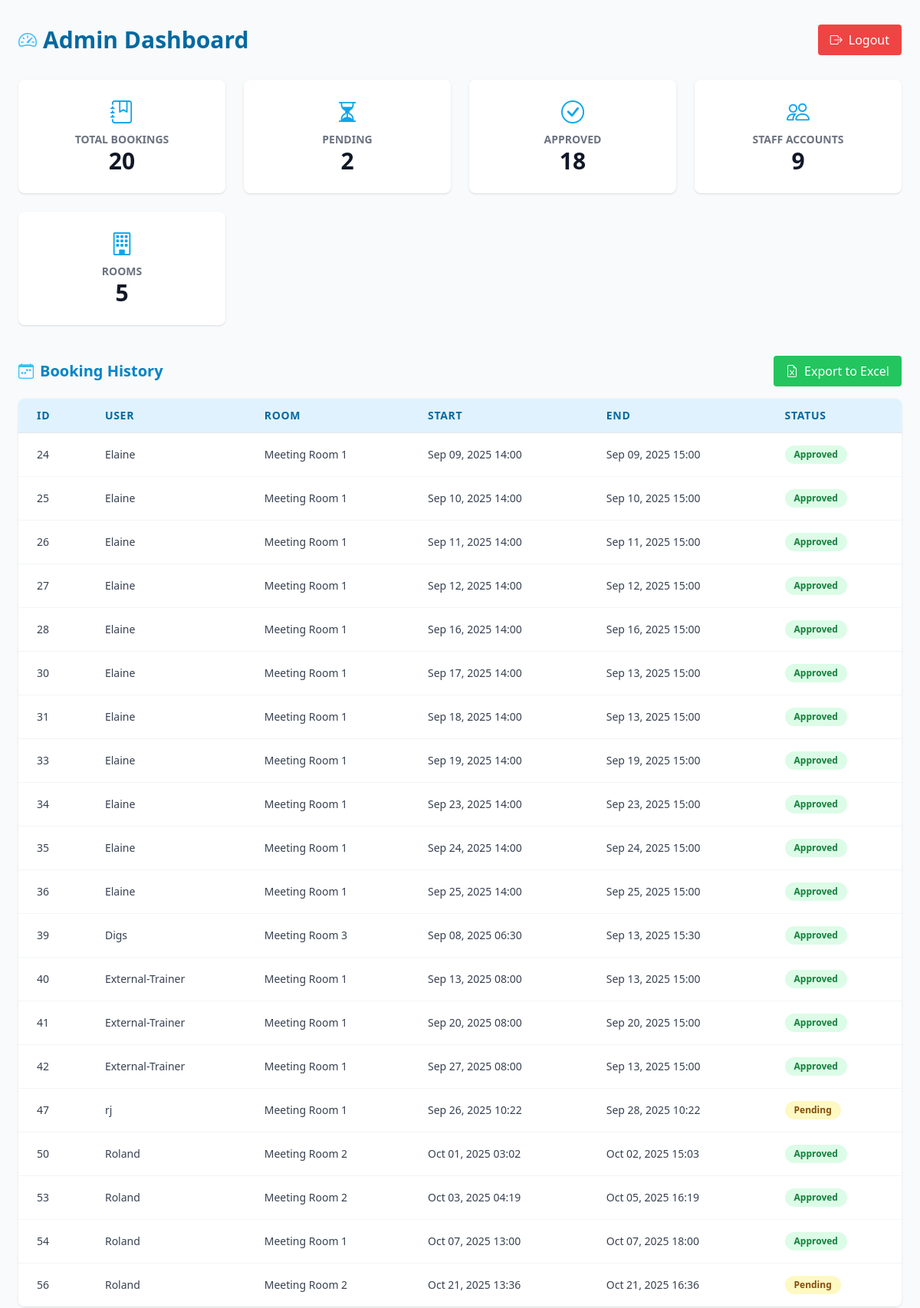
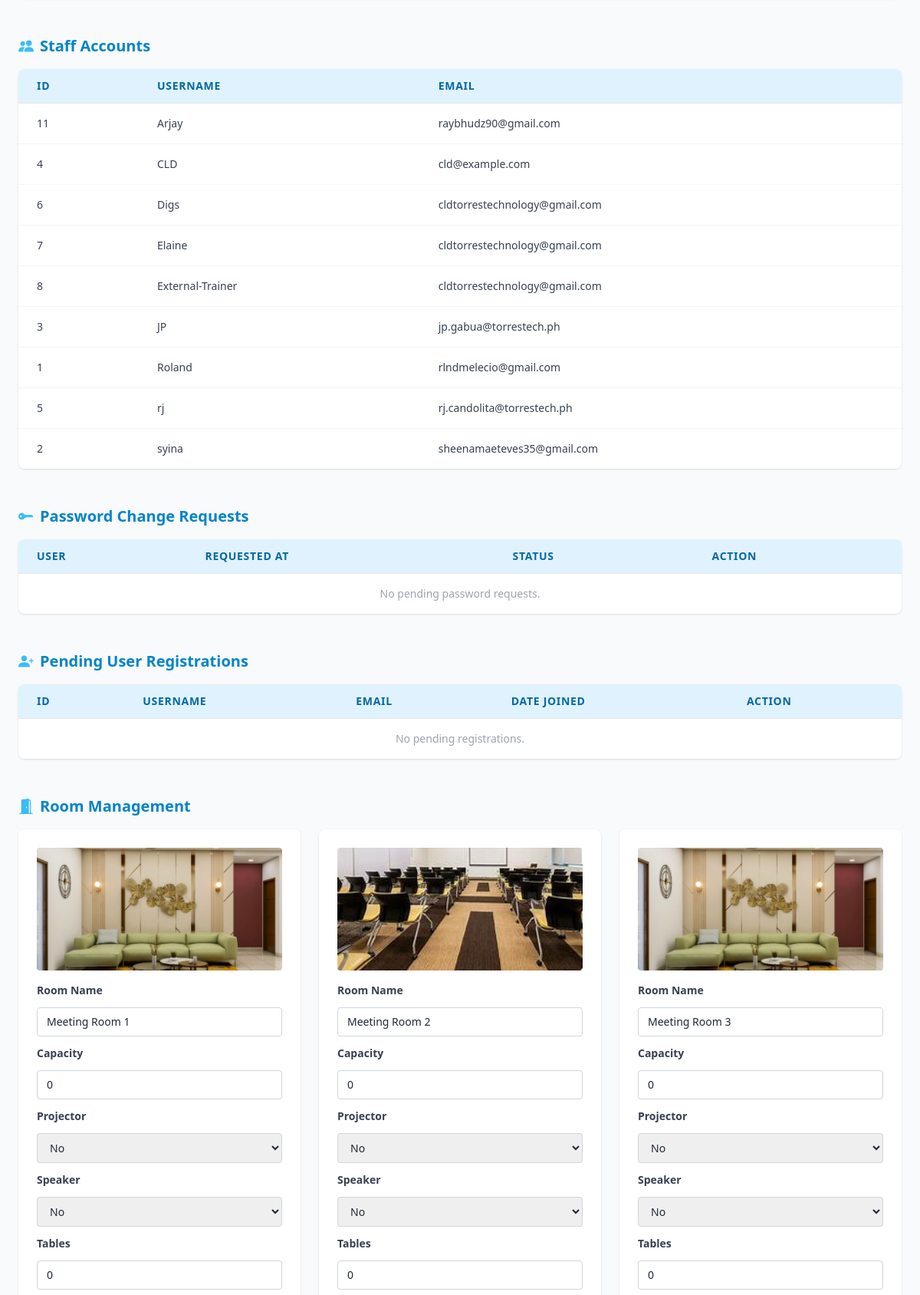
/dashboard-admin/ (signed in, upper part), run on the app's committed database (2 pictures, top to bottom).
### booking/models.py (models this page shows, shortened)
class Booking(models.Model):
    STATUS_CHOICES = [
        ("Pending", "Pending"),
        ("Approved", "Approved"),
        ("Rejected", "Rejected"),
    ]
    room = models.ForeignKey(Room, on_delete=models.CASCADE, related_name='bookings')
    title = models.CharField(max_length=200)
    attendees = models.PositiveIntegerField(default=1)
    start = models.DateTimeField()
    end = models.DateTimeField()
    created_by = models.ForeignKey(User, on_delete=models.CASCADE, related_name='bookings')
    color = models.CharField(max_length=7, blank=True, null=True)
    status = models.CharField(max_length=20, choices=STATUS_CHOICES, default="Pending")

class Room(models.Model):
    name = models.CharField(max_length=100, unique=True)
    description = models.CharField(max_length=255, blank=True)
    capacity = models.PositiveIntegerField(default=0, help_text="Max attendees")
    tools = models.CharField(max_length=255, blank=True, help_text="List of tools (speaker, projector...)")
    tables = models.PositiveIntegerField(default=0)
    chairs = models.PositiveIntegerField(default=0)
    image = models.ImageField(upload_to='room_images/', blank=True, null=True)
    projector = models.CharField(max_length=3, choices=[("Yes", "Yes"), ("No", "No")], default="No")
    speaker = models.CharField(max_length=3, choices=[("Yes", "Yes"), ("No", "No")], default="No")

### booking/views.py (the view)
# urls.py: path("dashboard-admin/", views.admin_dashboard, name="admin_dashboard"),
@login_required
@user_passes_test(lambda u: u.is_superuser)
def admin_dashboard(request):
    bookings = Booking.objects.select_related("room", "created_by")
    staff_accounts = User.objects.filter(is_staff=True).order_by("username")
    password_requests = PasswordChangeRequest.objects.filter(approved=False).order_by("-requested_at")
    rooms = Room.objects.all().order_by("name")
    pending_users = User.objects.filter(is_active=False)
    summary_cards = [
        {"label": "Total Bookings", "count": bookings.count(), "icon": "bi-journal-bookmark", "bg": "primary"},
        {"label": "Pending", "count": bookings.filter(status="Pending").count(), "icon": "bi-hourglass-split", "bg": "warning text-dark"},
        {"label": "Approved", "count": bookings.filter(status="Approved").count(), "icon": "bi-check-circle", "bg": "success"},
        {"label": "Staff Accounts", "count": staff_accounts.count(), "icon": "bi-people", "bg": "secondary"},
        {"label": "Rooms", "count": rooms.count(), "icon": "bi-building", "bg": "info text-dark"},
    ]
    return render(request, "booking/admin_dashboard.html", {
        "bookings": bookings,
        "staff_accounts": staff_accounts,
        "password_requests": password_requests,
        "summary_cards": summary_cards,
        "rooms": rooms,
        "pending_users": pending_users,  # ✅ Add this
    })

### booking/templates/booking/admin_dashboard.html (shortened to what this page needs)
{% extends "booking/base.html" %}
{% block content %}
<div class="flex flex-col lg:flex-row min-h-screen bg-gray-50 font-sans text-gray-800">
  <main class="flex-1 px-6 py-8">
    <div class="flex justify-between items-center mb-8">
      <h1 class="text-3xl font-bold text-sky-700 flex items-center gap-2">
        <i class="bi bi-speedometer2 text-sky-400 text-2xl"></i> Admin Dashboard
      </h1>
      <a href="{% url 'logout' %}" class="inline-flex items-center px-4 py-2 bg-red-500 text-white rounded hover:bg-red-600 transition">
        <i class="bi bi-box-arrow-right me-2"></i> Logout
      </a>
    </div>
    <div class="grid grid-cols-1 sm:grid-cols-2 lg:grid-cols-4 gap-6 mb-10">
      {% for card in summary_cards %}
      <div class="relative bg-white rounded-lg shadow p-6 overflow-hidden">
        <div class="flex flex-col items-center text-center">
          <i class="bi {{ card.icon }} text-3xl text-sky-500 mb-2"></i>
          <h6 class="text-sm font-semibold text-gray-500 uppercase">{{ card.label }}</h6>
          <h2 class="text-3xl font-bold text-gray-900">{{ card.count }}</h2>
        </div>
      </div>
      {% endfor %}
    </div>
    <section class="mb-12">
      <div class="flex justify-between items-center mb-4">
        <h2 class="text-xl font-bold text-sky-600 flex items-center gap-2">
          <i class="bi bi-calendar-week text-sky-400"></i> Booking History
        </h2>
        <a href="{% url 'export_bookings' %}" class="inline-flex items-center px-4 py-2 bg-green-500 text-white rounded hover:bg-green-600 transition">
          <i class="bi bi-file-earmark-excel me-2"></i> Export to Excel
        </a>
      </div>
      <div class="overflow-x-auto bg-white rounded-lg shadow">
        <table class="min-w-full divide-y divide-gray-200">
          <thead class="bg-sky-100 text-sky-700 text-sm uppercase tracking-wider">
            <tr>
              <th class="px-6 py-3 text-left">ID</th>
              <th class="px-6 py-3 text-left">User</th>
              <th class="px-6 py-3 text-left">Room</th>
              <th class="px-6 py-3 text-left">Start</th>
              <th class="px-6 py-3 text-left">End</th>
              <th class="px-6 py-3 text-left">Status</th>
            </tr>
          </thead>
          <tbody class="bg-white divide-y divide-gray-100 text-sm text-gray-700">
            {% for booking in bookings %}
            <tr>
              <td class="px-6 py-4">{{ booking.id }}</td>
              <td class="px-6 py-4">{{ booking.created_by.username }}</td>
              <td class="px-6 py-4">{{ booking.room.name }}</td>
              <td class="px-6 py-4">{{ booking.start|date:"M d, Y H:i" }}</td>
              <td class="px-6 py-4">{{ booking.end|date:"M d, Y H:i" }}</td>
              <td class="px-6 py-4">
                <span class="inline-block px-3 py-1 rounded-full text-xs font-semibold
                  {% if booking.status == 'Approved' %} bg-green-100 text-green-700
                  {% elif booking.status == 'Pending' %} bg-yellow-100 text-yellow-800
                  {% elif booking.status == 'Rejected' %} bg-red-100 text-red-700
                  {% else %} bg-gray-200 text-gray-600 {% endif %}">
                  {{ booking.status }}
                </span>
              </td>
            </tr>
            {% empty %}
            <tr>
              <td colspan="6" class="px-6 py-4 text-center text-gray-400">No bookings found.</td>
            </tr>
            {% endfor %}
          </tbody>
        </table>
      </div>
    </section>
    <section>
      <h2 class="text-xl font-bold text-sky-600 mb-4 flex items-center gap-2">
        <i class="bi bi-people-fill text-sky-400"></i> Staff Accounts
      </h2>
      <div class="overflow-x-auto bg-white rounded-lg shadow">
        <table class="min-w-full divide-y divide-gray-200">
          <thead class="bg-sky-100 text-sky-700 text-sm uppercase tracking-wider">
            <tr>
              <th class="px-6 py-3 text-left">ID</th>
              <th class="px-6 py-3 text-left">Username</th>
              <th class="px-6 py-3 text-left">Email</th>
            </tr>
          </thead>
          <tbody class="bg-white divide-y divide-gray-100 text-sm text-gray-700">
            {% for staff in staff_accounts %}
            <tr>
              <td class="px-6 py-4">{{ staff.id }}</td>
              <td class="px-6 py-4">{{ staff.username }}</td>
              <td class="px-6 py-4">{{ staff.email }}</td>
            </tr>
            {% empty %}
            <tr>
              <td colspan="3" class="px-6 py-4 text-center text-gray-400">No staff accounts found.</td>
            </tr>
            {% endfor %}
          </tbody>
        </table>
      </div>
    </section>
    <section class="mt-12">
      <h2 class="text-xl font-bold text-sky-600 mb-4 flex items-center gap-2">
        <i class="bi bi-key-fill text-sky-400"></i> Password Change Requests
      </h2>
      <div class="overflow-x-auto bg-white rounded-lg shadow">
        <table class="min-w-full divide-y divide-gray-200">
          <thead class="bg-sky-100 text-sky-700 text-sm uppercase tracking-wider">
            <tr>
              <th class="px-6 py-3 text-left">User</th>
              <th class="px-6 py-3 text-left">Requested At</th>
              <th class="px-6 py-3 text-left">Status</th>
              <th class="px-6 py-3 text-left">Action</th>
            </tr>
          </thead>
          <tbody class="bg-white divide-y divide-gray-100 text-sm text-gray-700">
            {% for req in password_requests %}
            <tr>
              <td class="px-6 py-4 font-medium">{{ req.user.username }}</td>
              <td class="px-6 py-4">{{ req.requested_at|date:"M d, Y H:i" }}</td>
              <td class="px-6 py-4">
                <span class="inline-block px-3 py-1 rounded-full text-xs font-semibold bg-yellow-100 text-yellow-800">
                  Pending
                </span>
              </td>
              <td class="px-6 py-4 space-x-2">
                <a href="{% url 'approve_password_change' req.id %}" class="inline-block px-3 py-1 bg-green-500 text-white rounded hover:bg-green-600 transition text-xs font-semibold">Approve</a>
                <a href="{% url 'reject_password_change' req.id %}" class="inline-block px-3 py-1 bg-red-500 text-white rounded hover:bg-red-600 transition text-xs font-semibold">Reject</a>
              </td>
            </tr>
            {% empty %}
            <tr>
              <td colspan="4" class="px-6 py-4 text-center text-gray-400">No pending password requests.</td>
            </tr>
            {% endfor %}
          </tbody>
        </table>
      </div>
    </section>
    <section class="mt-12">
      <h2 class="text-xl font-bold text-sky-600 mb-4 flex items-center gap-2">
        <i class="bi bi-person-plus-fill text-sky-400"></i> Pending User Registrations
      </h2>
      <div class="overflow-x-auto bg-white rounded-lg shadow">
        <table class="min-w-full divide-y divide-gray-200">
          <thead class="bg-sky-100 text-sky-700 text-sm uppercase tracking-wider">
            <tr>
              <th class="px-6 py-3 text-left">ID</th>
              <th class="px-6 py-3 text-left">Username</th>
              <th class="px-6 py-3 text-left">Email</th>
              <th class="px-6 py-3 text-left">Date Joined</th>
              <th class="px-6 py-3 text-left">Action</th>
            </tr>
          </thead>
          <tbody class="bg-white divide-y divide-gray-100 text-sm text-gray-700">
            {% for user in pending_users %}
            <tr>
              <td class="px-6 py-4">{{ user.id }}</td>
              <td class="px-6 py-4 font-medium">{{ user.username }}</td>
              <td class="px-6 py-4">{{ user.email }}</td>
              <td class="px-6 py-4">{{ user.date_joined|date:"M d, Y H:i" }}</td>
              <td class="px-6 py-4 space-x-2">
                <a href="{% url 'approve_user' user.id %}" class="inline-block px-3 py-1 bg-green-500 text-white rounded hover:bg-green-600 transition text-xs font-semibold">Approve</a>
                <a href="{% url 'reject_user' user.id %}" class="inline-block px-3 py-1 bg-red-500 text-white rounded hover:bg-red-600 transition text-xs font-semibold">Reject</a>
              </td>
            </tr>
            {% empty %}
            <tr>
              <td colspan="5" class="px-6 py-4 text-center text-gray-400">No pending registrations.</td>
            </tr>
            {% endfor %}
          </tbody>
        </table>
      </div>
    </section>
    <section class="mt-12">
      <h2 class="text-xl font-bold text-sky-600 mb-4 flex items-center gap-2">
        <i class="bi bi-door-open-fill text-sky-400"></i> Room Management
      </h2>
      <div class="grid grid-cols-1 sm:grid-cols-2 lg:grid-cols-3 gap-6">
        {% for room in rooms %}
        <div class="bg-white rounded-lg shadow p-6 flex flex-col gap-4">
          {% if room.image %}
            <img src="{{ room.image.url }}" alt="{{ room.name }}" class="w-full h-40 object-cover rounded">
          {% else %}
            <img src="https://via.placeholder.com/300x150?text=Room" alt="{{ room.name }}" class="w-full h-40 object-cover rounded">
          {% endif %}
          <form method="POST" action="{% url 'update_room' room.id %}" enctype="multipart/form-data" class="flex flex-col gap-3">
            <label class="text-sm font-semibold text-gray-700">Room Name</label>
            <input type="text" name="name" value="{{ room.name }}" class="border border-gray-300 rounded px-3 py-2 text-sm">
            <label class="text-sm font-semibold text-gray-700">Capacity</label>
            <input type="number" name="capacity" value="{{ room.capacity }}" class="border border-gray-300 rounded px-3 py-2 text-sm">
            <label class="text-sm font-semibold text-gray-700">Projector</label>
            <select name="projector" class="border border-gray-300 rounded px-3 py-2 text-sm">
              <option value="No" {% if room.projector == "No" %}selected{% endif %}>No</option>
            </select>
            <label class="text-sm font-semibold text-gray-700">Speaker</label>
            <select name="speaker" class="border border-gray-300 rounded px-3 py-2 text-sm">
              <option value="No" {% if room.speaker == "No" %}selected{% endif %}>No</option>
            </select>
            <label class="text-sm font-semibold text-gray-700">Tables</label>
            <input type="number" name="tables" value="{{ room.tables }}" class="border border-gray-300 rounded px-3 py-2 text-sm">
          </form>
        </div>
        {% endfor %}
      </div>
    </section>
  </main>
</div>
{% endblock %}

### booking/templates/booking/base.html (shortened to what this page needs)
<!DOCTYPE html>
<html lang="en">
<head>
  <script src="https://cdn.tailwindcss.com"></script>
  <link href='https://cdn.jsdelivr.net/npm/fullcalendar@6.1.11/index.global.min.css' rel='stylesheet' />
  <link href="https://cdn.jsdelivr.net/npm/bootstrap-icons/font/bootstrap-icons.css" rel="stylesheet">
</head>
<body class="bg-slate-100">
  {% block content %}{% endblock %}
</body>
</html>

### data on the page
Booking: id "24", created_by.username "Elaine", room.name "Meeting Room 1", start "Sep 09, 2025 14:00", end "Sep 09, 2025 15:00", status "Approved"
Booking: id "25", created_by.username "Elaine", room.name "Meeting Room 1", start "Sep 10, 2025 14:00", end "Sep 10, 2025 15:00", status "Approved"
Booking: id "26", created_by.username "Elaine", room.name "Meeting Room 1", start "Sep 11, 2025 14:00", end "Sep 11, 2025 15:00", status "Approved"
Booking: id "27", created_by.username "Elaine", room.name "Meeting Room 1", start "Sep 12, 2025 14:00", end "Sep 12, 2025 15:00", status "Approved"
Booking: id "28", created_by.username "Elaine", room.name "Meeting Room 1", start "Sep 16, 2025 14:00", end "Sep 16, 2025 15:00", status "Approved"
Booking: id "30", created_by.username "Elaine", room.name "Meeting Room 1", start "Sep 17, 2025 14:00", end "Sep 13, 2025 15:00", status "Approved"
Booking: id "31", created_by.username "Elaine", room.name "Meeting Room 1", start "Sep 18, 2025 14:00", end "Sep 13, 2025 15:00", status "Approved"
Booking: id "33", created_by.username "Elaine", room.name "Meeting Room 1", start "Sep 19, 2025 14:00", end "Sep 19, 2025 15:00", status "Approved"
Booking: id "34", created_by.username "Elaine", room.name "Meeting Room 1", start "Sep 23, 2025 14:00", end "Sep 23, 2025 15:00", status "Approved"
Booking: id "35", created_by.username "Elaine", room.name "Meeting Room 1", start "Sep 24, 2025 14:00", end "Sep 24, 2025 15:00", status "Approved"
Booking: id "36", created_by.username "Elaine", room.name "Meeting Room 1", start "Sep 25, 2025 14:00", end "Sep 25, 2025 15:00", status "Approved"
Booking: id "39", created_by.username "Digs", room.name "Meeting Room 3", start "Sep 08, 2025 06:30", end "Sep 13, 2025 15:30", status "Approved"
Booking: id "40", created_by.username "External-Trainer", room.name "Meeting Room 1", start "Sep 13, 2025 08:00", end "Sep 13, 2025 15:00", status "Approved"
Booking: id "41", created_by.username "External-Trainer", room.name "Meeting Room 1", start "Sep 20, 2025 08:00", end "Sep 20, 2025 15:00", status "Approved"
Booking: id "42", created_by.username "External-Trainer", room.name "Meeting Room 1", start "Sep 27, 2025 08:00", end "Sep 13, 2025 15:00", status "Approved"
Booking: id "47", created_by.username "rj", room.name "Meeting Room 1", start "Sep 26, 2025 10:22", end "Sep 28, 2025 10:22", status "Pending"
Booking: id "50", created_by.username "Roland", room.name "Meeting Room 2", start "Oct 01, 2025 03:02", end "Oct 02, 2025 15:03", status "Approved"
Booking: id "53", created_by.username "Roland", room.name "Meeting Room 2", start "Oct 03, 2025 04:19", end "Oct 05, 2025 16:19", status "Approved"
Booking: id "54", created_by.username "Roland", room.name "Meeting Room 1", start "Oct 07, 2025 13:00", end "Oct 07, 2025 18:00", status "Approved"
Booking: id "56", created_by.username "Roland", room.name "Meeting Room 2", start "Oct 21, 2025 13:36", end "Oct 21, 2025 16:36", status "Pending"
Room: image (picture), name "Meeting Room 1", capacity "0", projector "No", speaker "No", tables "0"
Room: image (picture), name "Meeting Room 2", capacity "0", projector "No", speaker "No", tables "0"
Room: image (picture), name "Meeting Room 3", capacity "0", projector "No", speaker "No", tables "0"

### other printed values
{{ card.label }} "TOTAL BOOKINGS" "PENDING" "APPROVED" "STAFF ACCOUNTS" "ROOMS"
{{ card.count }} "20" "2" "18" "9" "5"
{{ staff.id }} "11"
{{ staff.username }} "Arjay"
{{ staff.email }} "raybhudz90@gmail.com"
{{ staff.id }} "4"
{{ staff.username }} "CLD"
{{ staff.email }} "cld@example.com"
{{ staff.id }} "6"
{{ staff.username }} "Digs"
{{ staff.email }} "cldtorrestechnology@gmail.com"
{{ staff.id }} "7"
{{ staff.username }} "Elaine"
{{ staff.id }} "8"
{{ staff.username }} "External-Trainer"
